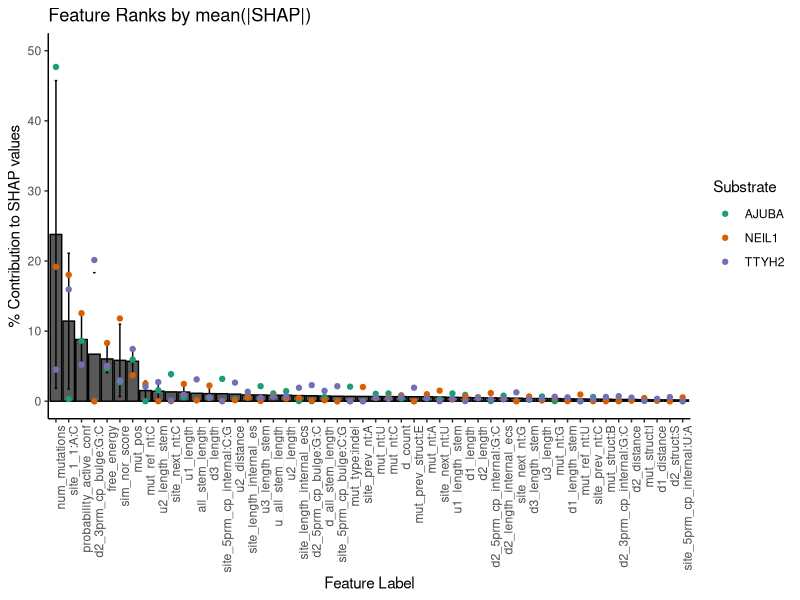

Source code (R):
rm(list=ls())
library(ggplot2)
data=read.table("FeatureRanksByShap.tsv",header=TRUE,sep='\t')
#take the top 50 
data=data[data$MeanRank<51,]
data$Feature=factor(data$Feature,levels=data$Feature)
ggplot(data=data,aes(x=data$Feature,y=data$Mean_.ContribToPrediction))+
  geom_bar(stat='identity',color='black',position=position_dodge())+
  geom_errorbar(aes(ymin=data$Mean_.ContribToPrediction-data$Std_.ContribToPrediction,
                    ymax=data$Mean_.ContribToPrediction+data$Std_.ContribToPrediction),
                width=0.2,
                position=position_dodge(0.9))+
  geom_point(aes(x=data$Feature,y=data$AJUBA_.ContribToPrediction,color="AJUBA"))+
  geom_point(aes(x=data$Feature,y=data$NEIL1_.ContribToPrediction,color="NEIL1"))+
  geom_point(aes(x=data$Feature,y=data$TTYH2_.ContribToPrediction,color="TTYH2"))+
  scale_color_manual(name="Substrate", values=c("#1b9e77","#d95f02","#7570b3"))+
  labs(title="Feature Ranks by mean(|SHAP|)",
       x="Feature Label",
       y = "% Contribution to SHAP values")+
  theme_classic()+
  theme(axis.text.x = element_text(angle = 90, hjust = 1))+
  ylim(0,50)

